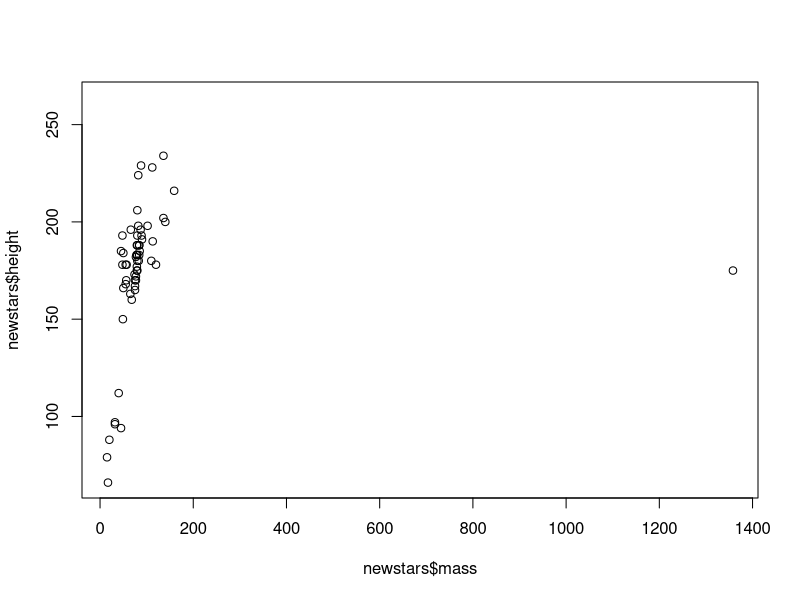

R code for this plot:
setwd("~/Documents/GitHub/MMSS_311_2")

#1
odev <- function(x){
  ifelse(round(x, digits=0) - x!=0, "Not an integer", ifelse(round(x/2, digits=0) - x/2 != 0, "Odd", "Even"))
}
  
odev(11)
odev(103.5)
odev(26)

hey <- function(x){
  if(round(x, digits=0) - x!=0){
    print("Not an Integer!")
  } else if(round(x/2, digits=0) - (x/2) != 0) {
    print("Odd")
  } else {
    print("Even")
  }}

hey(5)
hey(62)
hey(34.5)

#2
vecky <- c(1:6)
slayme <- c(sample(vecky, 20, replace = TRUE))

final <- sapply(slayme, 
                function(x){
                  if(round(x/2, digits=0) - x/2 != 0){
                  2 * x
                } else {
                  x^2
                }})

#3
library(dplyr)
data("starwars")
head(starwars)

print(dim(starwars))

mean(starwars$mass, na.rm=TRUE)

mean(starwars$mass[starwars$eye_color=="blue" & 160 < starwars$height & 200 > starwars$height], na.rm=TRUE)

starwarz <- subset(starwars, starwars$eye_color=="blue" & 160 < starwars$height & 200 > starwars$height)

newstars <- subset(starwars, select = c(name, height, mass, gender, species))

plot(newstars$mass, newstars$height)

newstars2 <- newstars[-c(16),]

regression <- lm(newstars2$mass ~ newstars2$height)
summary(regression)

y <- newstars2$mass
x <- newstars2$height
reg <- lm(y ~ x)
predict(reg, data.frame(x = 180))